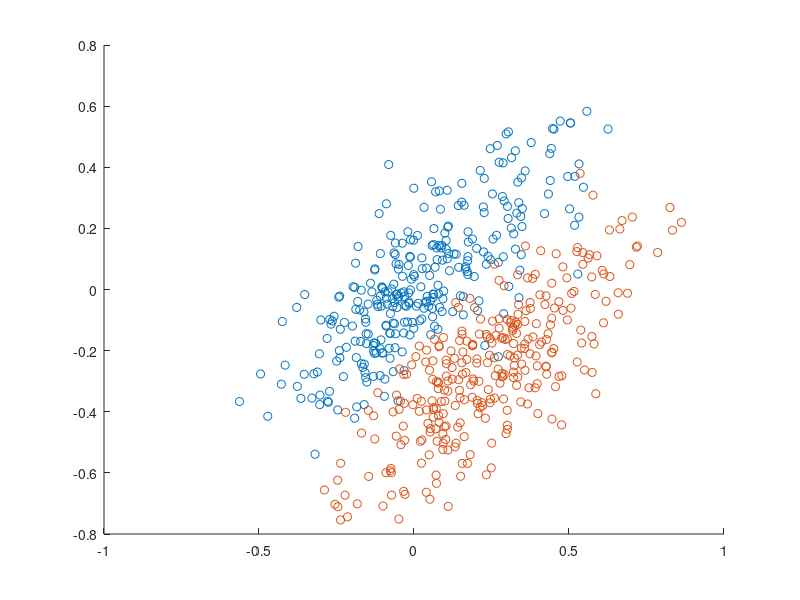

Recreate this plot in MATLAB.
% Gaussian mean and covariance
d = 2;             % number of dimensions
num = 300;

% generate 100 samples
mean = [0, 0];
sigma = [0.1 0.2; 0.2 0.1];
sigma = sigma * sigma';
X1 = mvnrnd(mean, sigma, num);

% plot samples
scatter(X1(:,1), X1(:,2), 'o');

hold on;

% generate 100 samples
mean = [0.25, -0.25];
sigma = [0.1 0.2; 0.2 0.1];
sigma = sigma * sigma';
X1 = mvnrnd(mean, sigma, num);

% plot samples
scatter(X1(:,1), X1(:,2), 'o');

hold off;